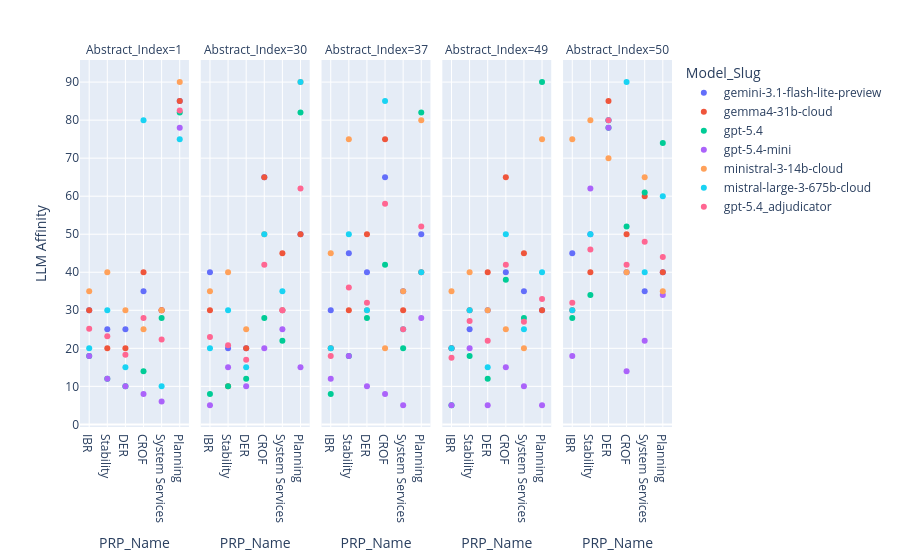

Source (notebook cell):
### Code cell
top_disaggrement_ids = (prp_adjudication_df[prp_adjudication_df['agreement_mean']<1]).nlargest(5, 'Affinity_Range')['Abstract_Index']
low_disagreements_ids = (prp_adjudication_df[prp_adjudication_df['agreement_mean']==1]).nsmallest(5, 'Affinity_Range')['Abstract_Index']
fig = px.scatter(
    prp_df[prp_df['Abstract_Index'].isin(top_disaggrement_ids)], #ra_df[ra_df['Abstract_Index'].isin([7,8,9])],
    # x='Abstract_Index',
    y='LLM_Affinity',
    # color='Model_Slug',
    # points='all',
    # hover_data='PRP_Name',
    # facet_row='PRP_Name',

    facet_col='Abstract_Index',
    color = 'Model_Slug',
    x = 'PRP_Name',
    # title=f'PRP Affinity Distribution by Abstract',
    # markers = True
 )
# fig.update_xaxes(range=[0.5,10.5])
fig.update_layout(yaxis_title='LLM Affinity')
# fig.update_xaxes(tickangle=45)
fig.show()

### Figure 1 — Plotly figure (JSON) as saved in the notebook; plotly's stock layout.template omitted (floating-point values rounded to 4 significant figures)
{"data": [{"hovertemplate": "Model_Slug=gemini-3.1-flash-lite-preview<br>Abstract_Index=1<br>PRP_Name=%{x}<br>LLM_Affinity=%{y}<extra></extra>", "legendgroup": "gemini-3.1-flash-lite-preview", "marker": {"color": "#636efa", "symbol": "circle"}, "mode": "markers", "name": "gemini-3.1-flash-lite-preview", "orientation": "v", "showlegend": true, "type": "scatter", "x": ["IBR", "Stability", "DER", "CROF", "System Services", "Planning"], "xaxis": "x", "y": [30.0, 25.0, 25.0, 35.0, 30.0, 85.0], "yaxis": "y"}, {"hovertemplate": "Model_Slug=gemini-3.1-flash-lite-preview<br>Abstract_Index=30<br>PRP_Name=%{x}<br>LLM_Affinity=%{y}<extra></extra>", "legendgroup": "gemini-3.1-flash-lite-preview", "marker": {"color": "#636efa", "symbol": "circle"}, "mode": "markers", "name": "gemini-3.1-flash-lite-preview", "orientation": "v", "showlegend": false, "type": "scatter", "x": ["IBR", "Stability", "DER", "CROF", "System Services", "Planning"], "xaxis": "x2", "y": [40.0, 20.0, 20.0, 65.0, 30.0, 50.0], "yaxis": "y2"}, {"hovertemplate": "Model_Slug=gemini-3.1-flash-lite-preview<br>Abstract_Index=37<br>PRP_Name=%{x}<br>LLM_Affinity=%{y}<extra></extra>", "legendgroup": "gemini-3.1-flash-lite-preview", "marker": {"color": "#636efa", "symbol": "circle"}, "mode": "markers", "name": "gemini-3.1-flash-lite-preview", "orientation": "v", "showlegend": false, "type": "scatter", "x": ["IBR", "Stability", "DER", "CROF", "System Services", "Planning"], "xaxis": "x3", "y": [30.0, 45.0, 40.0, 65.0, 35.0, 50.0], "yaxis": "y3"}, {"hovertemplate": "Model_Slug=gemini-3.1-flash-lite-preview<br>Abstract_Index=49<br>PRP_Name=%{x}<br>LLM_Affinity=%{y}<extra></extra>", "legendgroup": "gemini-3.1-flash-lite-preview", "marker": {"color": "#636efa", "symbol": "circle"}, "mode": "markers", "name": "gemini-3.1-flash-lite-preview", "orientation": "v", "showlegend": false, "type": "scatter", "x": ["IBR", "Stability", "DER", "CROF", "System Services", "Planning"], "xaxis": "x4", "y": [20.0, 25.0, 30.0, 40.0, 35.0, 30.0], "yaxis": "y4"}, {"hovertemplate": "Model_Slug=gemini-3.1-flash-lite-preview<br>Abstract_Index=50<br>PRP_Name=%{x}<br>LLM_Affinity=%{y}<extra></extra>", "legendgroup": "gemini-3.1-flash-lite-preview", "marker": {"color": "#636efa", "symbol": "circle"}, "mode": "markers", "name": "gemini-3.1-flash-lite-preview", "orientation": "v", "showlegend": false, "type": "scatter", "x": ["IBR", "Stability", "DER", "CROF", "System Services", "Planning"], "xaxis": "x5", "y": [45.0, 50.0, 80.0, 40.0, 35.0, 40.0], "yaxis": "y5"}, {"hovertemplate": "Model_Slug=gemma4-31b-cloud<br>Abstract_Index=1<br>PRP_Name=%{x}<br>LLM_Affinity=%{y}<extra></extra>", "legendgroup": "gemma4-31b-cloud", "marker": {"color": "#EF553B", "symbol": "circle"}, "mode": "markers", "name": "gemma4-31b-cloud", "orientation": "v", "showlegend": true, "type": "scatter", "x": ["IBR", "Stability", "DER", "CROF", "System Services", "Planning"], "xaxis": "x", "y": [30.0, 20.0, 20.0, 40.0, 30.0, 85.0], "yaxis": "y"}, {"hovertemplate": "Model_Slug=gemma4-31b-cloud<br>Abstract_Index=30<br>PRP_Name=%{x}<br>LLM_Affinity=%{y}<extra></extra>", "legendgroup": "gemma4-31b-cloud", "marker": {"color": "#EF553B", "symbol": "circle"}, "mode": "markers", "name": "gemma4-31b-cloud", "orientation": "v", "showlegend": false, "type": "scatter", "x": ["IBR", "Stability", "DER", "CROF", "System Services", "Planning"], "xaxis": "x2", "y": [30.0, 10.0, 20.0, 65.0, 45.0, 50.0], "yaxis": "y2"}, {"hovertemplate": "Model_Slug=gemma4-31b-cloud<br>Abstract_Index=37<br>PRP_Name=%{x}<br>LLM_Affinity=%{y}<extra></extra>", "legendgroup": "gemma4-31b-cloud", "marker": {"color": "#EF553B", "symbol": "circle"}, "mode": "markers", "name": "gemma4-31b-cloud", "orientation": "v", "showlegend": false, "type": "scatter", "x": ["IBR", "Stability", "DER", "CROF", "System Services", "Planning"], "xaxis": "x3", "y": [20.0, 30.0, 50.0, 75.0, 30.0, 40.0], "yaxis": "y3"}, {"hovertemplate": "Model_Slug=gemma4-31b-cloud<br>Abstract_Index=49<br>PRP_Name=%{x}<br>LLM_Affinity=%{y}<extra></extra>", "legendgroup": "gemma4-31b-cloud", "marker": {"color": "#EF553B", "symbol": "circle"}, "mode": "markers", "name": "gemma4-31b-cloud", "orientation": "v", "showlegend": false, "type": "scatter", "x": ["IBR", "Stability", "DER", "CROF", "System Services", "Planning"], "xaxis": "x4", "y": [20.0, 30.0, 40.0, 65.0, 45.0, 30.0], "yaxis": "y4"}, {"hovertemplate": "Model_Slug=gemma4-31b-cloud<br>Abstract_Index=50<br>PRP_Name=%{x}<br>LLM_Affinity=%{y}<extra></extra>", "legendgroup": "gemma4-31b-cloud", "marker": {"color": "#EF553B", "symbol": "circle"}, "mode": "markers", "name": "gemma4-31b-cloud", "orientation": "v", "showlegend": false, "type": "scatter", "x": ["IBR", "Stability", "DER", "CROF", "System Services", "Planning"], "xaxis": "x5", "y": [30.0, 40.0, 85.0, 50.0, 60.0, 40.0], "yaxis": "y5"}, {"hovertemplate": "Model_Slug=gpt-5.4<br>Abstract_Index=1<br>PRP_Name=%{x}<br>LLM_Affinity=%{y}<extra></extra>", "legendgroup": "gpt-5.4", "marker": {"color": "#00cc96", "symbol": "circle"}, "mode": "markers", "name": "gpt-5.4", "orientation": "v", "showlegend": true, "type": "scatter", "x": ["IBR", "Stability", "DER", "CROF", "System Services", "Planning"], "xaxis": "x", "y": [18.0, 12.0, 10.0, 14.0, 28.0, 82.0], "yaxis": "y"}, {"hovertemplate": "Model_Slug=gpt-5.4<br>Abstract_Index=30<br>PRP_Name=%{x}<br>LLM_Affinity=%{y}<extra></extra>", "legendgroup": "gpt-5.4", "marker": {"color": "#00cc96", "symbol": "circle"}, "mode": "markers", "name": "gpt-5.4", "orientation": "v", "showlegend": false, "type": "scatter", "x": ["IBR", "Stability", "DER", "CROF", "System Services", "Planning"], "xaxis": "x2", "y": [8.0, 10.0, 12.0, 28.0, 22.0, 82.0], "yaxis": "y2"}, {"hovertemplate": "Model_Slug=gpt-5.4<br>Abstract_Index=37<br>PRP_Name=%{x}<br>LLM_Affinity=%{y}<extra></extra>", "legendgroup": "gpt-5.4", "marker": {"color": "#00cc96", "symbol": "circle"}, "mode": "markers", "name": "gpt-5.4", "orientation": "v", "showlegend": false, "type": "scatter", "x": ["IBR", "Stability", "DER", "CROF", "System Services", "Planning"], "xaxis": "x3", "y": [8.0, 18.0, 28.0, 42.0, 20.0, 82.0], "yaxis": "y3"}, {"hovertemplate": "Model_Slug=gpt-5.4<br>Abstract_Index=49<br>PRP_Name=%{x}<br>LLM_Affinity=%{y}<extra></extra>", "legendgroup": "gpt-5.4", "marker": {"color": "#00cc96", "symbol": "circle"}, "mode": "markers", "name": "gpt-5.4", "orientation": "v", "showlegend": false, "type": "scatter", "x": ["IBR", "Stability", "DER", "CROF", "System Services", "Planning"], "xaxis": "x4", "y": [5.0, 18.0, 12.0, 38.0, 28.0, 90.0], "yaxis": "y4"}, {"hovertemplate": "Model_Slug=gpt-5.4<br>Abstract_Index=50<br>PRP_Name=%{x}<br>LLM_Affinity=%{y}<extra></extra>", "legendgroup": "gpt-5.4", "marker": {"color": "#00cc96", "symbol": "circle"}, "mode": "markers", "name": "gpt-5.4", "orientation": "v", "showlegend": false, "type": "scatter", "x": ["IBR", "Stability", "DER", "CROF", "System Services", "Planning"], "xaxis": "x5", "y": [28.0, 34.0, 78.0, 52.0, 61.0, 74.0], "yaxis": "y5"}, {"hovertemplate": "Model_Slug=gpt-5.4-mini<br>Abstract_Index=1<br>PRP_Name=%{x}<br>LLM_Affinity=%{y}<extra></extra>", "legendgroup": "gpt-5.4-mini", "marker": {"color": "#ab63fa", "symbol": "circle"}, "mode": "markers", "name": "gpt-5.4-mini", "orientation": "v", "showlegend": true, "type": "scatter", "x": ["IBR", "Stability", "DER", "CROF", "System Services", "Planning"], "xaxis": "x", "y": [18.0, 12.0, 10.0, 8.0, 6.0, 78.0], "yaxis": "y"}, {"hovertemplate": "Model_Slug=gpt-5.4-mini<br>Abstract_Index=30<br>PRP_Name=%{x}<br>LLM_Affinity=%{y}<extra></extra>", "legendgroup": "gpt-5.4-mini", "marker": {"color": "#ab63fa", "symbol": "circle"}, "mode": "markers", "name": "gpt-5.4-mini", "orientation": "v", "showlegend": false, "type": "scatter", "x": ["IBR", "Stability", "DER", "CROF", "System Services", "Planning"], "xaxis": "x2", "y": [5.0, 15.0, 10.0, 20.0, 25.0, 15.0], "yaxis": "y2"}, {"hovertemplate": "Model_Slug=gpt-5.4-mini<br>Abstract_Index=37<br>PRP_Name=%{x}<br>LLM_Affinity=%{y}<extra></extra>", "legendgroup": "gpt-5.4-mini", "marker": {"color": "#ab63fa", "symbol": "circle"}, "mode": "markers", "name": "gpt-5.4-mini", "orientation": "v", "showlegend": false, "type": "scatter", "x": ["IBR", "Stability", "DER", "CROF", "System Services", "Planning"], "xaxis": "x3", "y": [12.0, 18.0, 10.0, 8.0, 5.0, 28.0], "yaxis": "y3"}, {"hovertemplate": "Model_Slug=gpt-5.4-mini<br>Abstract_Index=49<br>PRP_Name=%{x}<br>LLM_Affinity=%{y}<extra></extra>", "legendgroup": "gpt-5.4-mini", "marker": {"color": "#ab63fa", "symbol": "circle"}, "mode": "markers", "name": "gpt-5.4-mini", "orientation": "v", "showlegend": false, "type": "scatter", "x": ["IBR", "Stability", "DER", "CROF", "System Services", "Planning"], "xaxis": "x4", "y": [5.0, 20.0, 5.0, 15.0, 10.0, 5.0], "yaxis": "y4"}, {"hovertemplate": "Model_Slug=gpt-5.4-mini<br>Abstract_Index=50<br>PRP_Name=%{x}<br>LLM_Affinity=%{y}<extra></extra>", "legendgroup": "gpt-5.4-mini", "marker": {"color": "#ab63fa", "symbol": "circle"}, "mode": "markers", "name": "gpt-5.4-mini", "orientation": "v", "showlegend": false, "type": "scatter", "x": ["IBR", "Stability", "DER", "CROF", "System Services", "Planning"], "xaxis": "x5", "y": [18.0, 62.0, 78.0, 14.0, 22.0, 34.0], "yaxis": "y5"}, {"hovertemplate": "Model_Slug=ministral-3-14b-cloud<br>Abstract_Index=1<br>PRP_Name=%{x}<br>LLM_Affinity=%{y}<extra></extra>", "legendgroup": "ministral-3-14b-cloud", "marker": {"color": "#FFA15A", "symbol": "circle"}, "mode": "markers", "name": "ministral-3-14b-cloud", "orientation": "v", "showlegend": true, "type": "scatter", "x": ["IBR", "Stability", "DER", "CROF", "System Services", "Planning"], "xaxis": "x", "y": [35.0, 40.0, 30.0, 25.0, 30.0, 90.0], "yaxis": "y"}, {"hovertemplate": "Model_Slug=ministral-3-14b-cloud<br>Abstract_Index=30<br>PRP_Name=%{x}<br>LLM_Affinity=%{y}<extra></extra>", "legendgroup": "ministral-3-14b-cloud", "marker": {"color": "#FFA15A", "symbol": "circle"}, "mode": "markers", "name": "ministral-3-14b-cloud", "orientation": "v", "showlegend": false, "type": "scatter", "x": ["IBR", "Stability", "DER", "CROF", "System Services", "Planning"], "xaxis": "x2", "y": [35.0, 40.0, 25.0, 50.0, 30.0, 90.0], "yaxis": "y2"}, {"hovertemplate": "Model_Slug=ministral-3-14b-cloud<br>Abstract_Index=37<br>PRP_Name=%{x}<br>LLM_Affinity=%{y}<extra></extra>", "legendgroup": "ministral-3-14b-cloud", "marker": {"color": "#FFA15A", "symbol": "circle"}, "mode": "markers", "name": "ministral-3-14b-cloud", "orientation": "v", "showlegend": false, "type": "scatter", "x": ["IBR", "Stability", "DER", "CROF", "System Services", "Planning"], "xaxis": "x3", "y": [45.0, 75.0, 30.0, 20.0, 35.0, 80.0], "yaxis": "y3"}, {"hovertemplate": "Model_Slug=ministral-3-14b-cloud<br>Abstract_Index=49<br>PRP_Name=%{x}<br>LLM_Affinity=%{y}<extra></extra>", "legendgroup": "ministral-3-14b-cloud", "marker": {"color": "#FFA15A", "symbol": "circle"}, "mode": "markers", "name": "ministral-3-14b-cloud", "orientation": "v", "showlegend": false, "type": "scatter", "x": ["IBR", "Stability", "DER", "CROF", "System Services", "Planning"], "xaxis": "x4", "y": [35.0, 40.0, 30.0, 25.0, 20.0, 75.0], "yaxis": "y4"}, {"hovertemplate": "Model_Slug=ministral-3-14b-cloud<br>Abstract_Index=50<br>PRP_Name=%{x}<br>LLM_Affinity=%{y}<extra></extra>", "legendgroup": "ministral-3-14b-cloud", "marker": {"color": "#FFA15A", "symbol": "circle"}, "mode": "markers", "name": "ministral-3-14b-cloud", "orientation": "v", "showlegend": false, "type": "scatter", "x": ["IBR", "Stability", "DER", "CROF", "System Services", "Planning"], "xaxis": "x5", "y": [75.0, 80.0, 70.0, 40.0, 65.0, 35.0], "yaxis": "y5"}, {"hovertemplate": "Model_Slug=mistral-large-3-675b-cloud<br>Abstract_Index=1<br>PRP_Name=%{x}<br>LLM_Affinity=%{y}<extra></extra>", "legendgroup": "mistral-large-3-675b-cloud", "marker": {"color": "#19d3f3", "symbol": "circle"}, "mode": "markers", "name": "mistral-large-3-675b-cloud", "orientation": "v", "showlegend": true, "type": "scatter", "x": ["IBR", "Stability", "DER", "CROF", "System Services", "Planning"], "xaxis": "x", "y": [20.0, 30.0, 15.0, 80.0, 10.0, 75.0], "yaxis": "y"}, {"hovertemplate": "Model_Slug=mistral-large-3-675b-cloud<br>Abstract_Index=30<br>PRP_Name=%{x}<br>LLM_Affinity=%{y}<extra></extra>", "legendgroup": "mistral-large-3-675b-cloud", "marker": {"color": "#19d3f3", "symbol": "circle"}, "mode": "markers", "name": "mistral-large-3-675b-cloud", "orientation": "v", "showlegend": false, "type": "scatter", "x": ["IBR", "Stability", "DER", "CROF", "System Services", "Planning"], "xaxis": "x2", "y": [20.0, 30.0, 15.0, 50.0, 35.0, 90.0], "yaxis": "y2"}, {"hovertemplate": "Model_Slug=mistral-large-3-675b-cloud<br>Abstract_Index=37<br>PRP_Name=%{x}<br>LLM_Affinity=%{y}<extra></extra>", "legendgroup": "mistral-large-3-675b-cloud", "marker": {"color": "#19d3f3", "symbol": "circle"}, "mode": "markers", "name": "mistral-large-3-675b-cloud", "orientation": "v", "showlegend": false, "type": "scatter", "x": ["IBR", "Stability", "DER", "CROF", "System Services", "Planning"], "xaxis": "x3", "y": [20.0, 50.0, 30.0, 85.0, 25.0, 40.0], "yaxis": "y3"}, {"hovertemplate": "Model_Slug=mistral-large-3-675b-cloud<br>Abstract_Index=49<br>PRP_Name=%{x}<br>LLM_Affinity=%{y}<extra></extra>", "legendgroup": "mistral-large-3-675b-cloud", "marker": {"color": "#19d3f3", "symbol": "circle"}, "mode": "markers", "name": "mistral-large-3-675b-cloud", "orientation": "v", "showlegend": false, "type": "scatter", "x": ["IBR", "Stability", "DER", "CROF", "System Services", "Planning"], "xaxis": "x4", "y": [20.0, 30.0, 15.0, 50.0, 25.0, 40.0], "yaxis": "y4"}, {"hovertemplate": "Model_Slug=mistral-large-3-675b-cloud<br>Abstract_Index=50<br>PRP_Name=%{x}<br>LLM_Affinity=%{y}<extra></extra>", "legendgroup": "mistral-large-3-675b-cloud", "marker": {"color": "#19d3f3", "symbol": "circle"}, "mode": "markers", "name": "mistral-large-3-675b-cloud", "orientation": "v", "showlegend": false, "type": "scatter", "x": ["IBR", "Stability", "DER", "CROF", "System Services", "Planning"], "xaxis": "x5", "y": [30.0, 50.0, 80.0, 90.0, 40.0, 60.0], "yaxis": "y5"}, {"hovertemplate": "Model_Slug=gpt-5.4_adjudicator<br>Abstract_Index=1<br>PRP_Name=%{x}<br>LLM_Affinity=%{y}<extra></extra>", "legendgroup": "gpt-5.4_adjudicator", "marker": {"color": "#FF6692", "symbol": "circle"}, "mode": "markers", "name": "gpt-5.4_adjudicator", "orientation": "v", "showlegend": true, "type": "scatter", "x": ["CROF", "DER", "IBR", "Planning", "Stability", "System Services"], "xaxis": "x", "y": [28.0, 18.33, 25.17, 82.5, 23.17, 22.33], "yaxis": "y"}, {"hovertemplate": "Model_Slug=gpt-5.4_adjudicator<br>Abstract_Index=30<br>PRP_Name=%{x}<br>LLM_Affinity=%{y}<extra></extra>", "legendgroup": "gpt-5.4_adjudicator", "marker": {"color": "#FF6692", "symbol": "circle"}, "mode": "markers", "name": "gpt-5.4_adjudicator", "orientation": "v", "showlegend": false, "type": "scatter", "x": ["CROF", "DER", "IBR", "Planning", "Stability", "System Services"], "xaxis": "x2", "y": [42.0, 17.0, 23.0, 62.0, 20.83, 30.0], "yaxis": "y2"}, {"hovertemplate": "Model_Slug=gpt-5.4_adjudicator<br>Abstract_Index=37<br>PRP_Name=%{x}<br>LLM_Affinity=%{y}<extra></extra>", "legendgroup": "gpt-5.4_adjudicator", "marker": {"color": "#FF6692", "symbol": "circle"}, "mode": "markers", "name": "gpt-5.4_adjudicator", "orientation": "v", "showlegend": false, "type": "scatter", "x": ["CROF", "DER", "IBR", "Planning", "Stability", "System Services"], "xaxis": "x3", "y": [58.0, 32.0, 18.0, 52.0, 36.0, 25.0], "yaxis": "y3"}, {"hovertemplate": "Model_Slug=gpt-5.4_adjudicator<br>Abstract_Index=49<br>PRP_Name=%{x}<br>LLM_Affinity=%{y}<extra></extra>", "legendgroup": "gpt-5.4_adjudicator", "marker": {"color": "#FF6692", "symbol": "circle"}, "mode": "markers", "name": "gpt-5.4_adjudicator", "orientation": "v", "showlegend": false, "type": "scatter", "x": ["CROF", "DER", "IBR", "Planning", "Stability", "System Services"], "xaxis": "x4", "y": [42.0, 22.0, 17.5, 33.0, 27.17, 27.0], "yaxis": "y4"}, {"hovertemplate": "Model_Slug=gpt-5.4_adjudicator<br>Abstract_Index=50<br>PRP_Name=%{x}<br>LLM_Affinity=%{y}<extra></extra>", "legendgroup": "gpt-5.4_adjudicator", "marker": {"color": "#FF6692", "symbol": "circle"}, "mode": "markers", "name": "gpt-5.4_adjudicator", "orientation": "v", "showlegend": false, "type": "scatter", "x": ["CROF", "DER", "IBR", "Planning", "Stability", "System Services"], "xaxis": "x5", "y": [42.0, 80.0, 32.0, 44.0, 46.0, 48.0], "yaxis": "y5"}], "layout": {"annotations": [{"font": {}, "showarrow": false, "text": "Abstract_Index=1", "x": 0.092, "xanchor": "center", "xref": "paper", "y": 1, "yanchor": "bottom", "yref": "paper"}, {"font": {}, "showarrow": false, "text": "Abstract_Index=30", "x": 0.296, "xanchor": "center", "xref": "paper", "y": 1, "yanchor": "bottom", "yref": "paper"}, {"font": {}, "showarrow": false, "text": "Abstract_Index=37", "x": 0.5, "xanchor": "center", "xref": "paper", "y": 1, "yanchor": "bottom", "yref": "paper"}, {"font": {}, "showarrow": false, "text": "Abstract_Index=49", "x": 0.704, "xanchor": "center", "xref": "paper", "y": 1, "yanchor": "bottom", "yref": "paper"}, {"font": {}, "showarrow": false, "text": "Abstract_Index=50", "x": 0.908, "xanchor": "center", "xref": "paper", "y": 1, "yanchor": "bottom", "yref": "paper"}], "legend": {"title": {"text": "Model_Slug"}, "tracegroupgap": 0}, "margin": {"t": 60}, "xaxis": {"anchor": "y", "domain": [0, 0.184], "title": {"text": "PRP_Name"}}, "xaxis2": {"anchor": "y2", "domain": [0.204, 0.388], "matches": "x", "title": {"text": "PRP_Name"}}, "xaxis3": {"anchor": "y3", "domain": [0.408, 0.592], "matches": "x", "title": {"text": "PRP_Name"}}, "xaxis4": {"anchor": "y4", "domain": [0.612, 0.796], "matches": "x", "title": {"text": "PRP_Name"}}, "xaxis5": {"anchor": "y5", "domain": [0.816, 1], "matches": "x", "title": {"text": "PRP_Name"}}, "yaxis": {"anchor": "x", "domain": [0, 1], "title": {"text": "LLM Affinity"}}, "yaxis2": {"anchor": "x2", "domain": [0, 1], "matches": "y", "showticklabels": false}, "yaxis3": {"anchor": "x3", "domain": [0, 1], "matches": "y", "showticklabels": false}, "yaxis4": {"anchor": "x4", "domain": [0, 1], "matches": "y", "showticklabels": false}, "yaxis5": {"anchor": "x5", "domain": [0, 1], "matches": "y", "showticklabels": false}}}
